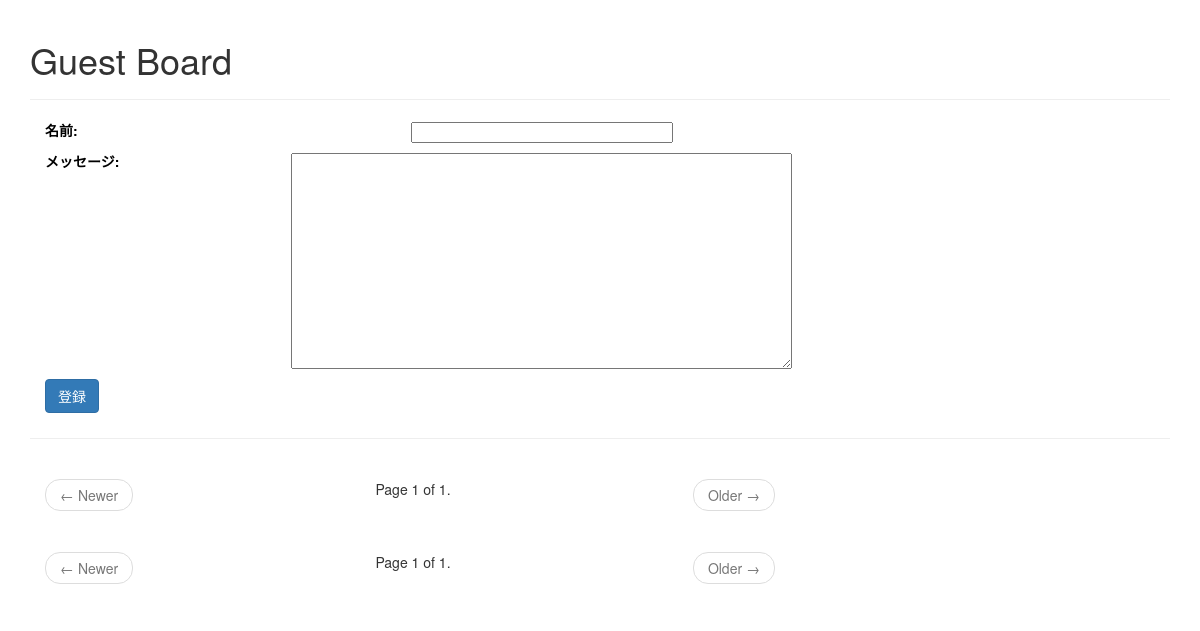
The page /guestboard/ on the database as committed earlier.
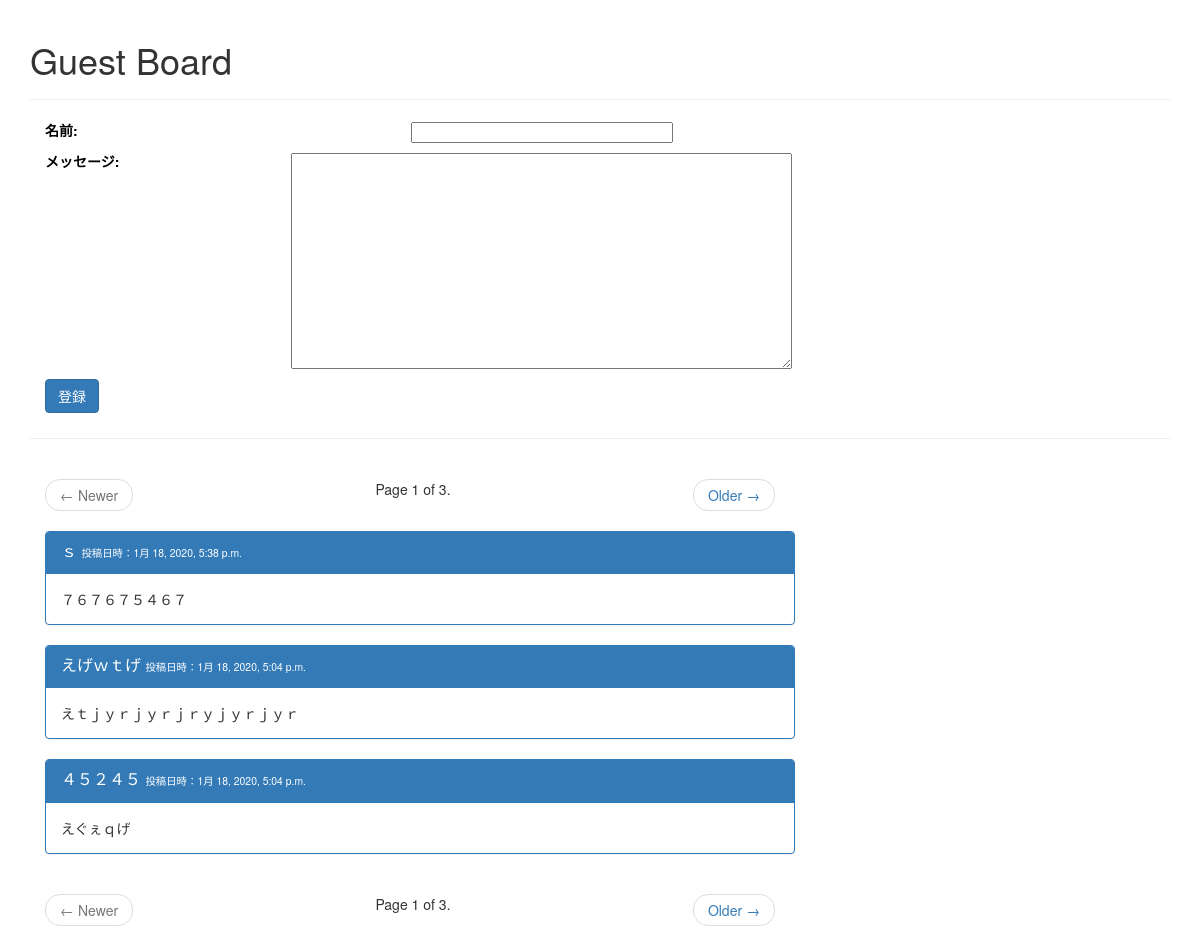
The same page on the database as committed later.
### guestboard/models.py (models this page shows)
class Posting(models.Model):
    name = models.CharField(
        max_length=64,
        verbose_name='名前',
        help_text='<b>あなたの名前を入力してください</b>',
    )
    message = models.CharField(
        max_length=255,
        verbose_name='メッセージ',
        help_text='<u>メッセージを入力してください</u>',
    )
    created_at = models.DateTimeField(
        auto_now_add=True,
        verbose_name='登録日時',
    )

### guestboard/views.py (the view, shortened to what this page needs)
# urls.py: url(r'^after_delete/(?P<is_delete>[\w_]+)/$', views.index, name='index_after_delete'),
def index(request):
    form = PostingForm(request.POST or None)
    page = _get_page(
        Posting.objects.order_by('-id'),  # 投稿を新しい順に並び替えて取得する
        request.GET.get('page'),  # GETクエリからページ番号を取得する
        count=3
    )
    contexts = {
        'form': form,
        'page': page,
    }
    return render(request, 'guestboard/index.html', contexts)

### guestboard/forms.py
class PostingForm(forms.ModelForm):
    class Meta:
        model = Posting
        fields = ('name', 'message')
        widgets = {
            'name': forms.TextInput(attrs={'size': 40, 'required': True}),
            'message': forms.Textarea(attrs={'cols': 80, 'rows': 20, 'required': False})
        }

### guestboard/views.py (called while the page is built)
def _get_page(list_, page_no, count=5):
    paginator = Paginator(list_, count)
    try:
        page = paginator.page(page_no)
    except (EmptyPage, PageNotAnInteger):
        page = paginator.page(1)
    return page

### templates/guestboard/index.html (shortened to what this page needs)
{% extends "guestboard/base.html" %}
{% block body %}
    <div class="page-header">
        <h1>Guest Board</h1>
    </div>
    <form action="{% url 'guestboard:index' %}" method="post">
        <div class="row">
            {% for field in form %}
                <div class="form-group">
                    <div class="col-sm-10 text_change_color">
                        <label class="col-sm-3 control-label ">{{ field.label_tag }}</label>
                        <label class="label col-sm-7 ">{{ field }}</label>
                    </div>
                </div>
            {% endfor %}
            <div class="col-sm-10">
                <div class="form-group">
                    <label class="col-sm-2 control-label"><input type="submit" class="btn btn-primary"
                                                                 value="登録"></label>
                </div>
            </div>
        </div>
    </form>
    <hr>
    {% include "pagination.html" %}
    <div class="container">
        <div class="row">
            <div class="col-sm-8">
                {% for posting in page %}
                    <div class="panel panel-primary">
                        <div class="panel-heading">
                            <h3 class="panel-title">{{ posting.name }} <label
                                    class="small">投稿日時：{{ posting.created_at }}</label></h3>
                        </div>
                        <div class="panel-body">
                            {{ posting.message }}
                        </div>
                    </div>
                {% endfor %}
            </div>
        </div>
    </div>
    {% include "pagination.html" %}
{% endblock %}

### templates/guestboard/base.html (shortened to what this page needs)
<!doctype html>
<html>
{% load staticfiles %}
<head lang="ja">
    {% block css %}
        <link rel="stylesheet" href="//maxcdn.bootstrapcdn.com/bootstrap/3.3.5/css/bootstrap.min.css">
        <link rel="stylesheet" href="{% static 'css/common.css' %}">
    {% endblock %}
</head>
<body>
<div class="container">
    {% block body %}
    {% endblock %}
</div>
</body>
</html>

### templates/pagination.html
<nav class="col-sm-8">
    <ul class="pager">
        {% if page.has_previous %}
            <li class="previous">
                <a href="?page={{ page.previous_page_number }}"><span aria-hidden="true">&larr;</span> Newer</a>
            </li>
        {% else %}
            <li class="previous disabled">
                <a href="#"><span aria-hidden="true">&larr;</span> Newer</a>
            </li>
        {% endif %}
        <li>Page {{ page.number }} of {{ page.paginator.num_pages }}.</li>
        {% if page.has_next %}
            <li class="next">
                <a href="?page={{ page.next_page_number }}">Older <span aria-hidden="true">&rarr;</span></a>
            </li>
        {% else %}
            <li class="next disabled">
                <a href="#">Older <span aria-hidden="true">&rarr;</span></a>
            </li>
        {% endif %}
    </ul>
</nav>

### static/css/common.css (style rules this page uses)
.text_change_color { color: black !important; }
.text_change_color * { color: black !important; }

Rows that differ between the two databases and show on the page:
added Posting: name "ｓ", created_at "1月 18, 2020, 5:38 p.m.", message "７６７６７５４６７"
added Posting: name "えげｗｔげ", created_at "1月 18, 2020, 5:04 p.m.", message "えｔｊｙｒｊｙｒｊｒｙｊｙｒｊｙｒ"
added Posting: name "４５２４５", created_at "1月 18, 2020, 5:04 p.m.", message "えぐぇｑげ"
Other text that changed with them:
{{ page.paginator.num_pages }}: "1 1" → "3 3"
